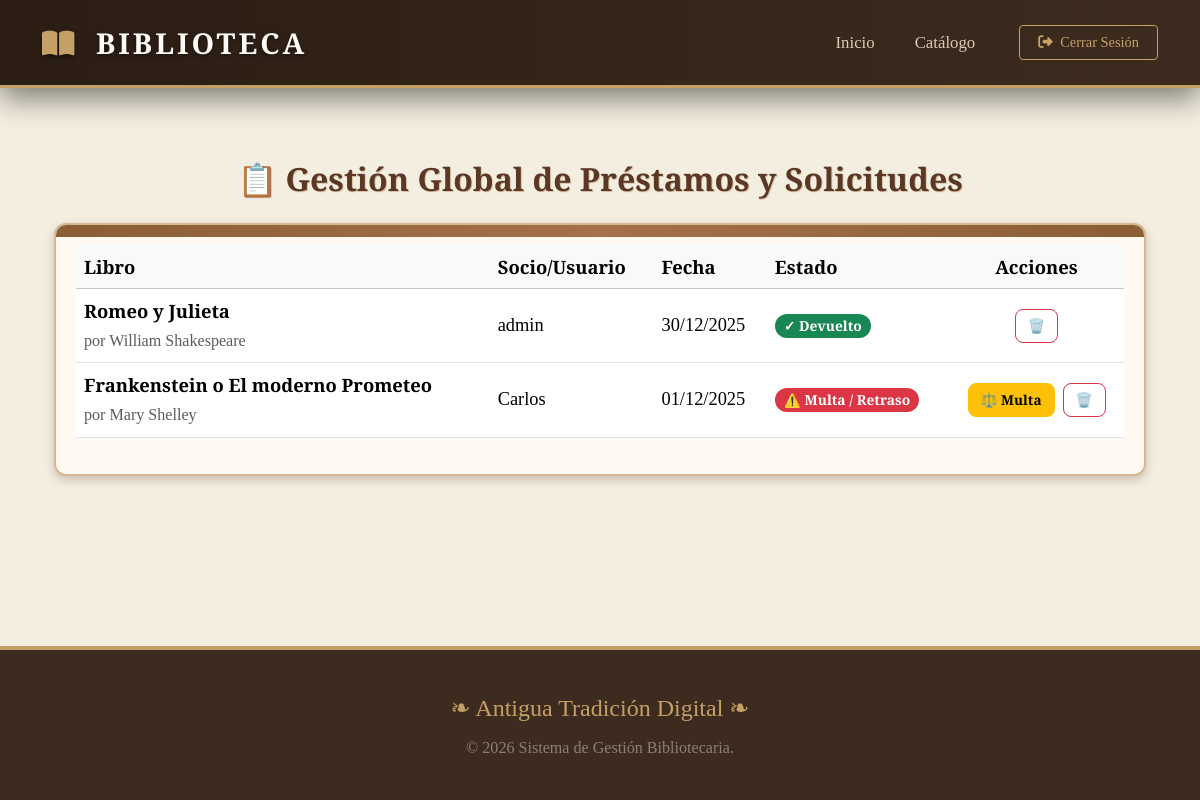
Page /prestamos/ (signed in) on the earlier database version.
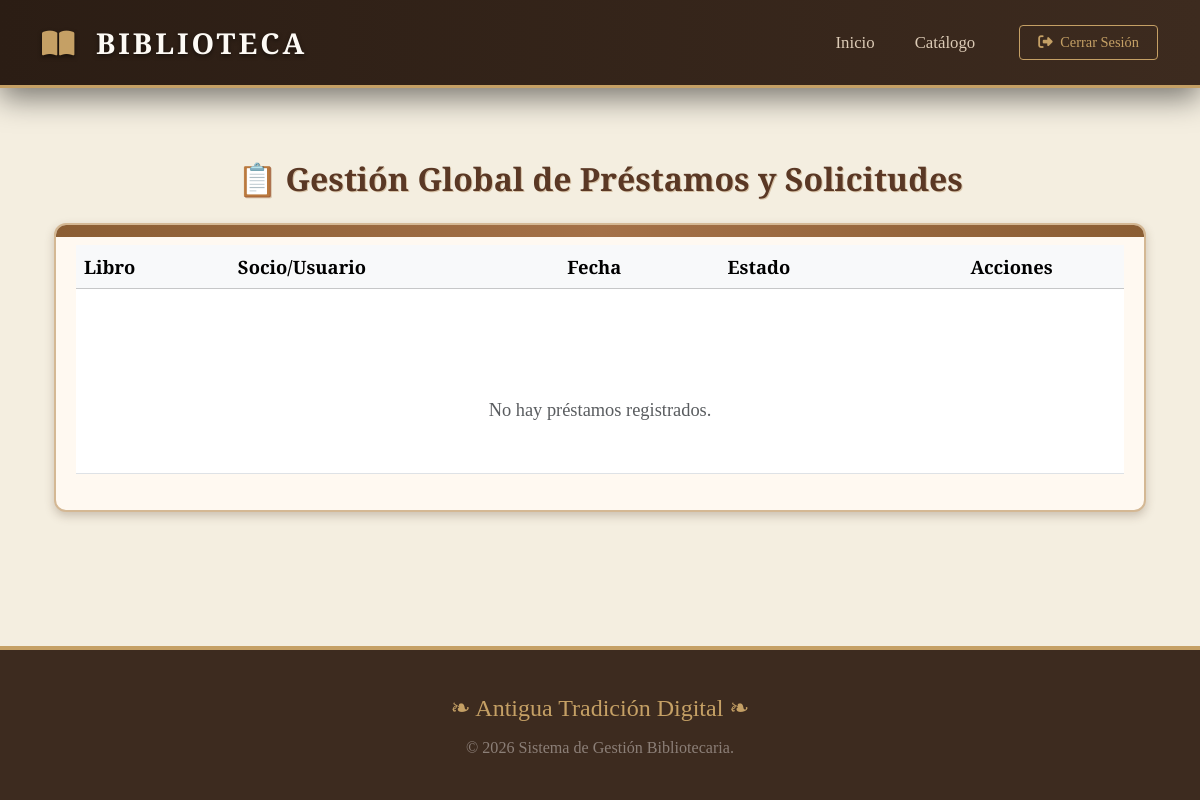
Same page on the later database version.
### Gestion/models.py (models this page shows, shortened)
class Prestamos(models.Model):
    libro = models.ForeignKey(Libro, related_name="prestamos", on_delete=models.PROTECT)
    usuario = models.ForeignKey(settings.AUTH_USER_MODEL, related_name="prestamos", on_delete=models.PROTECT)
    fecha_prestamo = models.DateField(default=timezone.now)
    fecha_max = models.DateField(null=True, blank=True)
    fecha_devolucion = models.DateField(null=True, blank=True)
    ESTADOS = [('p', 'Prestado'), ('m', 'Multa'), ('d', 'Devuelto')]
    estado = models.CharField(max_length=1, choices=ESTADOS, default='p')
    multa_fija = models.DecimalField(max_digits=6, decimal_places=2, default=0.00)

class Libro(models.Model):
    titulo = models.CharField(max_length=200)
    isbn = models.CharField(max_length=13, unique=True, null=True, blank=True)
    descripcion = models.TextField(blank=True, null=True)
    autor = models.ForeignKey(Autor, related_name="libros", on_delete=models.PROTECT)
    cantidad_total = models.PositiveIntegerField(default=1)
    ejemplares_disponibles = models.IntegerField(default=1)
    portada = models.ImageField(upload_to='portadas/', blank=True, null=True)
    disponible = models.BooleanField(default=True)

class Autor(models.Model):
    nombre = models.CharField(max_length=50)
    apellido = models.CharField(max_length=50)
    bibliografia = models.CharField(max_length=200, blank=True, null=True)
    def __str__(self):
        return f"{self.nombre} {self.apellido}"

### Gestion/views.py (the view)
# urls.py: path('prestamos/', lista_prestamos, name='lista_prestamos'),
@login_required
def lista_prestamos(request):
    es_gestion = request.user.is_superuser or request.user.groups.filter(name__in=['Administrador', 'Bibliotecario']).exists()
    if es_gestion:
        prestamos = Prestamos.objects.all().order_by('-fecha_prestamo')
    else:
        prestamos = Prestamos.objects.filter(usuario=request.user).order_by('-fecha_prestamo')
    return render(request, 'Gestion/templates/prestamos.html', {'prestamos': prestamos, 'es_gestion': es_gestion})

### Gestion/templates/prestamos.html (shortened to what the changed rows need)
{% extends "index.html" %}
{% block contenido %}
<div class="container mt-4 animate__animated animate__fadeIn">
    <h2 class="text-center mb-4 library-title">
        {% if es_gestion %}
            📋 Gestión Global de Préstamos y Solicitudes
        {% else %}
            📖 Mi Historial de Préstamos
        {% endif %}
    </h2>
    <div class="library-card">
        <div class="table-responsive">
            <table class="table table-hover align-middle">
                <thead class="table-light">
                    <tr>
                        <th>Libro</th>
                        {% if es_gestion %}
                            <th>Socio/Usuario</th>
                            <th>Fecha</th>
                        {% else %}
                            <th>Fecha Préstamo</th>
                        {% endif %}
                        <th>Estado</th>
                        <th class="text-center">Acciones</th>
                    </tr>
                </thead>
                <tbody>
                    {% for prestamo in prestamos %}
                    <tr class="animate__animated animate__fadeInUp" style="animation-delay: {{ forloop.counter0|add:"100" }}ms;">
                        <td>
                            <strong>{{ prestamo.libro.titulo }}</strong>
                            <br>
                            <small class="text-muted">por {{ prestamo.libro.autor }}</small>
                        </td>
                        {% if es_gestion %}
                            <td>
                                {{ prestamo.usuario.get_full_name|default:prestamo.usuario.username }}
                            </td>
                            <td>{{ prestamo.fecha_prestamo|date:"d/m/Y" }}</td>
                        {% else %}
                            <td>{{ prestamo.fecha_prestamo|date:"d/m/Y" }}</td>
                        {% endif %}
                        <td>
                            {% if prestamo.estado == 's' %}
                                <span class="badge badge-solicitado rounded-pill">⏳ Solicitado</span>
                            {% elif prestamo.estado == 'p' %}
                                <span class="badge bg-info text-dark rounded-pill">📚 Prestado</span>
                            {% elif prestamo.estado == 'm' %}
                                <span class="badge bg-danger rounded-pill">⚠️ Multa / Retraso</span>
                            {% elif prestamo.estado == 'd' %}
                                <span class="badge bg-success rounded-pill">✓ Devuelto</span>
                            {% elif prestamo.estado == 'r' %}
                                <span class="badge badge-rechazado rounded-pill">✗ Rechazado</span>
                            {% endif %}
                        </td>
                        <td class="text-center">
                            <div class="d-flex flex-wrap justify-content-center gap-2">
                                {% if es_gestion %}
                                    {% if prestamo.estado == 'm' %}
                                        <a href="{% url 'crear_multa' prestamo.id %}"
                                           class="btn btn-warning btn-action btn-sm"
                                           title="Gestionar Multa">
                                            ⚖️ Multa
                                        </a>
                                    {% endif %}
                                    {% if user.is_superuser %}
                                        <a href="{% url 'eliminar_prestamo' prestamo.pk %}"
                                           class="btn btn-outline-danger btn-action btn-sm"
                                           title="Eliminar del historial">
                                            🗑️
                                        </a>
                                    {% endif %}
                                {% endif %}
                            </div>
                        </td>
                    </tr>
                    {% empty %}
                    <tr>
                        <td colspan="{% if es_gestion %}5{% else %}4{% endif %}" class="text-center py-5 text-muted">
                            <br>
                            No hay préstamos registrados.
                        </td>
                    </tr>
                    {% endfor %}
                </tbody>
            </table>
        </div>
    </div>
</div>
{% endblock %}

Differences in the rows shown:
removed Prestamos: libro.titulo "Romeo y Julieta", libro.autor "William Shakespeare", usuario.get_full_name "admin", fecha_prestamo "30/12/2025", estado "✓ Devuelto"
removed Prestamos: libro.titulo "Frankenstein o El moderno Prometeo", libro.autor "Mary Shelley", usuario.get_full_name "Carlos", fecha_prestamo "01/12/2025", estado "⚠️ Multa / Retraso"
Other differences:
text now shown: "No hay préstamos registrados."
